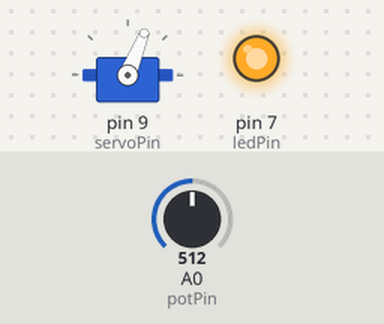
This sketch was run on a simulated Arduino Uno, built with avr-gcc and run on an emulated ATmega328P. Shown: servo, output pins drawn as LEDs (lit = HIGH). The inputs (shaded band) are chosen by the test bench; at power-on: A0 (potPin) = 512.

Above: at 1.2 s.
1.3 s: A0 (potPin) set to 403
2.8 s: A0 (potPin) set to 386
At 3.9 s:
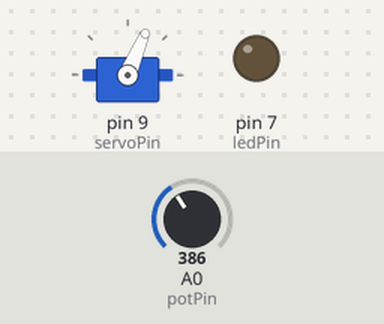
4.3 s: A0 (potPin) set to 306
At 5.0 s:
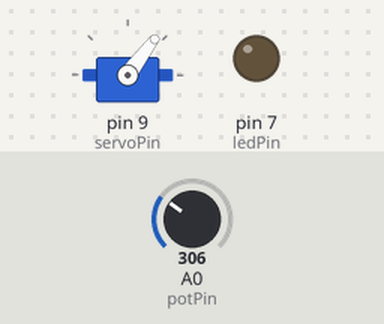
5.8 s: A0 (potPin) set to 122
At 6.1 s:
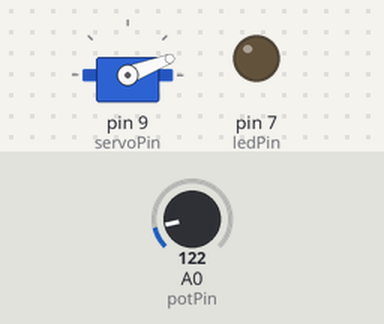
7.3 s: A0 (potPin) set to 58
At 8.5 s:
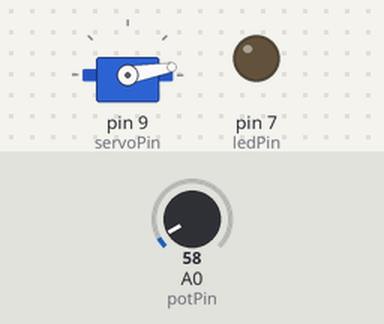
8.8 s: A0 (potPin) set to 511
At 9.6 s:
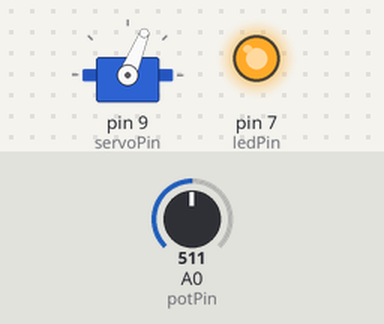
Timing chart, 0 to 11.3 s (numbered marks = the images above; inputs shaded):
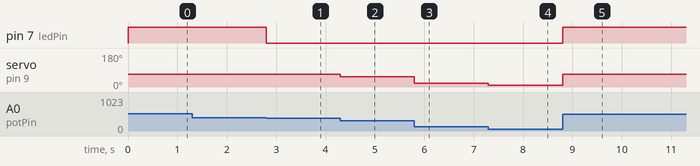

The sketch:

servo_control.ino
```cpp
#include <Servo.h>

Servo myServo;

int potPin = A0;
int ledPin = 7;
int servoPin = 9;

void setup() {
  myServo.attach(servoPin);
  pinMode(ledPin, OUTPUT);
}

void loop() {
  int potValue = analogRead(potPin);
  int angle = map(potValue, 0, 1023, 0, 180);

  if (angle > 68) {
    // when angle become greater then 68 degree then servo not operated
    myServo.write(68);
    digitalWrite(ledPin, HIGH);
  } else {

    myServo.write(angle);
    digitalWrite(ledPin, LOW);
  }
}
```

Measured:
- the behaviour switches between 393 and 392 on A0 (potPin) (found by bisection; images 0 and 1)
- after the input at 1.3 s, every drawn part: stays the same
- after the input at 2.8 s, pin 7 (ledPin): HIGH → LOW at once; servo on pin 9 (servoPin): 68° → 67° at once
- after the input at 4.3 s, servo on pin 9 (servoPin): 67° → 53° at once
- after the input at 5.8 s, servo on pin 9 (servoPin): 53° → 21° at once
- after the input at 7.3 s, servo on pin 9 (servoPin): 21° → 10° at once
- after the input at 8.8 s, pin 7 (ledPin): LOW → HIGH at once; servo on pin 9 (servoPin): 10° → 68° at once
